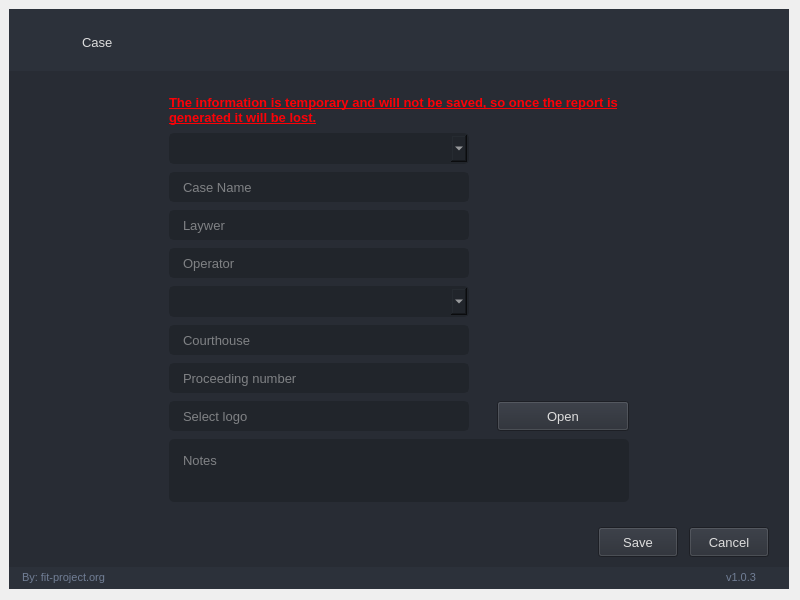
<?xml version="1.0" encoding="UTF-8"?>
<ui version="4.0">
 <class>Dialog</class>
 <widget class="QDialog" name="Dialog">
  <property name="geometry">
   <rect>
    <x>0</x>
    <y>0</y>
    <width>800</width>
    <height>600</height>
   </rect>
  </property>
  <property name="minimumSize">
   <size>
    <width>800</width>
    <height>600</height>
   </size>
  </property>
  <property name="maximumSize">
   <size>
    <width>800</width>
    <height>600</height>
   </size>
  </property>
  <property name="windowTitle">
   <string>Dialog</string>
  </property>
  <widget class="QFrame" name="styleSheet">
   <property name="geometry">
    <rect>
     <x>-1</x>
     <y>-1</y>
     <width>800</width>
     <height>600</height>
    </rect>
   </property>
   <property name="maximumSize">
    <size>
     <width>800</width>
     <height>600</height>
    </size>
   </property>
   <property name="styleSheet">
    <string notr="true">

QWidget{
	color: rgb(221, 221, 221);
	font: 13px;
}

/* Tooltip */
QToolTip {
	color: #e06133;
	background-color: rgba(33, 37, 43, 180);
	border: 1px solid rgb(44, 49, 58);
	background-image: none;
	background-position: left center;
    background-repeat: no-repeat;
	border: none;
	border-left: 2px solid rgb(224, 97, 51);
	text-align: left;
	padding-left: 8px;
	margin: 0px;
}

/* Title Menu */
#title_right_info { font: 13px; }
#title_right_info { padding-left: 10px; }

/* Content App */
#content_top_bg{	
	background-color: rgb(33, 37, 43);
}
#content_bottom{
	border-top: 3px solid rgb(44, 49, 58);
}

/* Top Buttons */
#right_buttons_container .QPushButton { background-color: rgba(255, 255, 255, 0); border: none;  border-radius: 5px; }
#right_buttons_container .QPushButton:hover { background-color: rgb(44, 49, 57); border-style: solid; border-radius: 4px; }
#right_buttons_container .QPushButton:pressed { background-color: rgb(23, 26, 30); border-style: solid; border-radius: 4px; }


/* Bottom Bar */
#bottom_bar { background-color: rgb(44, 49, 58); }
#bottom_bar QLabel { font-size: 11px; color: rgb(113, 126, 149); padding-left: 10px; padding-right: 10px; padding-bottom: 2px; }


/* LineEdit */
QLineEdit {
	background-color: rgb(33, 37, 43);
	border-radius: 5px;
	border: 2px solid rgb(33, 37, 43);
	padding-left: 10px;
	selection-color: rgb(255, 255, 255);
	selection-background-color: rgb(255, 121, 198);
}
QLineEdit:hover {
	border: 2px solid rgb(64, 71, 88);
}
QLineEdit:focus {
	border: 2px solid rgb(91, 101, 124);
}

QLineEdit::disabled {
    color: rgba(255, 255, 255, 10%);
}

QLabel::disabled {
    color: rgba(255, 255, 255, 10%);
}

/* PlainTextEdit */
QPlainTextEdit {
	background-color: rgb(27, 29, 35);
	border-radius: 5px;
	padding: 10px;
	selection-color: rgb(255, 255, 255);
	selection-background-color: rgb(255, 121, 198);
}
QPlainTextEdit  QScrollBar:vertical {
    width: 8px;
 }
QPlainTextEdit  QScrollBar:horizontal {
    height: 8px;
 }
QPlainTextEdit:hover {
	border: 2px solid rgb(64, 71, 88);
}
QPlainTextEdit:focus {
	border: 2px solid rgb(91, 101, 124);
}

/* ScrollBars */
QScrollBar:horizontal {
    border: none;
    background: rgb(52, 59, 72);
    height: 8px;
    margin: 0px 21px 0 21px;
	border-radius: 0px;
}
QScrollBar::handle:horizontal {
    background: rgb(189, 147, 249);
    min-width: 25px;
	border-radius: 4px
}
QScrollBar::add-line:horizontal {
    border: none;
    background: rgb(55, 63, 77);
    width: 20px;
	border-top-right-radius: 4px;
    border-bottom-right-radius: 4px;
    subcontrol-position: right;
    subcontrol-origin: margin;
}
QScrollBar::sub-line:horizontal {
    border: none;
    background: rgb(55, 63, 77);
    width: 20px;
	border-top-left-radius: 4px;
    border-bottom-left-radius: 4px;
    subcontrol-position: left;
    subcontrol-origin: margin;
}
QScrollBar::up-arrow:horizontal, QScrollBar::down-arrow:horizontal
{
     background: none;
}
QScrollBar::add-page:horizontal, QScrollBar::sub-page:horizontal
{
     background: none;
}
 QScrollBar:vertical {
	border: none;
    background: rgb(52, 59, 72);
    width: 8px;
    margin: 21px 0 21px 0;
	border-radius: 0px;
 }
 QScrollBar::handle:vertical {	
	background: rgb(189, 147, 249);
    min-height: 25px;
	border-radius: 4px
 }
 QScrollBar::add-line:vertical {
     border: none;
    background: rgb(55, 63, 77);
     height: 20px;
	border-bottom-left-radius: 4px;
    border-bottom-right-radius: 4px;
     subcontrol-position: bottom;
     subcontrol-origin: margin;
 }
 QScrollBar::sub-line:vertical {
	border: none;
    background: rgb(55, 63, 77);
     height: 20px;
	border-top-left-radius: 4px;
    border-top-right-radius: 4px;
     subcontrol-position: top;
     subcontrol-origin: margin;
 }
 QScrollBar::up-arrow:vertical, QScrollBar::down-arrow:vertical {
     background: none;
 }

 QScrollBar::add-page:vertical, QScrollBar::sub-page:vertical {
     background: none;
 }

/* ComboBox */
QComboBox{
	background-color: rgb(33, 37, 43);
	border-radius: 5px;
	border: 2px solid rgb(33, 37, 43);
    padding-bottom: 5px;
    padding-top: 5px;
    padding-left: 10px;

}
QComboBox:hover{
	border: 2px solid rgb(64, 71, 88);
}
QComboBox::drop-down {
	subcontrol-origin: padding;
	subcontrol-position: top right;
	width: 25px; 
	border-left-width: 3px;
	border-left-color: rgba(39, 44, 54, 150);
	border-left-style: solid;
	border-top-right-radius: 3px;
	border-bottom-right-radius: 3px;	
	background-image: url(:/icons/cil-arrow-bottom.png);
	background-position: center;
	background-repeat: no-reperat;
 }

QComboBox:!editable{
    selection-background-color: rgb(33, 37, 43);
}

QComboBox QAbstractItemView {
    border: none;
	background-color: rgb(0, 0, 0);
    padding:10px;
	selection-background-color: rgb(33, 37, 43);
}
</string>
   </property>
   <layout class="QVBoxLayout" name="styleSheetLayout">
    <property name="sizeConstraint">
     <enum>QLayout::SetMaximumSize</enum>
    </property>
    <property name="leftMargin">
     <number>10</number>
    </property>
    <property name="topMargin">
     <number>10</number>
    </property>
    <property name="rightMargin">
     <number>10</number>
    </property>
    <property name="bottomMargin">
     <number>10</number>
    </property>
    <item>
     <widget class="QFrame" name="bg_app">
      <property name="styleSheet">
       <string notr="true">background-color: rgb(44, 49, 58);</string>
      </property>
      <layout class="QVBoxLayout" name="bgAppLayout">
       <property name="leftMargin">
        <number>0</number>
       </property>
       <property name="rightMargin">
        <number>0</number>
       </property>
       <property name="bottomMargin">
        <number>0</number>
       </property>
       <item>
        <widget class="QFrame" name="content_box">
         <property name="frameShape">
          <enum>QFrame::NoFrame</enum>
         </property>
         <property name="frameShadow">
          <enum>QFrame::Raised</enum>
         </property>
         <layout class="QVBoxLayout" name="verticalLayout_2">
          <property name="spacing">
           <number>0</number>
          </property>
          <property name="leftMargin">
           <number>0</number>
          </property>
          <property name="topMargin">
           <number>0</number>
          </property>
          <property name="rightMargin">
           <number>0</number>
          </property>
          <property name="bottomMargin">
           <number>0</number>
          </property>
          <item>
           <widget class="QFrame" name="content_top_bg">
            <property name="minimumSize">
             <size>
              <width>0</width>
              <height>50</height>
             </size>
            </property>
            <property name="maximumSize">
             <size>
              <width>16777215</width>
              <height>50</height>
             </size>
            </property>
            <property name="frameShape">
             <enum>QFrame::NoFrame</enum>
            </property>
            <property name="frameShadow">
             <enum>QFrame::Raised</enum>
            </property>
            <layout class="QHBoxLayout" name="horizontalLayout">
             <property name="spacing">
              <number>0</number>
             </property>
             <property name="leftMargin">
              <number>0</number>
             </property>
             <property name="topMargin">
              <number>0</number>
             </property>
             <property name="rightMargin">
              <number>10</number>
             </property>
             <property name="bottomMargin">
              <number>0</number>
             </property>
             <item>
              <widget class="QFrame" name="left_box">
               <property name="sizePolicy">
                <sizepolicy hsizetype="Expanding" vsizetype="Preferred">
                 <horstretch>0</horstretch>
                 <verstretch>0</verstretch>
                </sizepolicy>
               </property>
               <property name="frameShape">
                <enum>QFrame::NoFrame</enum>
               </property>
               <property name="frameShadow">
                <enum>QFrame::Raised</enum>
               </property>
               <layout class="QHBoxLayout" name="horizontalLayout_3">
                <property name="spacing">
                 <number>0</number>
                </property>
                <property name="leftMargin">
                 <number>0</number>
                </property>
                <property name="topMargin">
                 <number>0</number>
                </property>
                <property name="rightMargin">
                 <number>0</number>
                </property>
                <property name="bottomMargin">
                 <number>0</number>
                </property>
                <item>
                 <widget class="QFrame" name="logo_container_2">
                  <property name="minimumSize">
                   <size>
                    <width>60</width>
                    <height>0</height>
                   </size>
                  </property>
                  <property name="maximumSize">
                   <size>
                    <width>60</width>
                    <height>16777215</height>
                   </size>
                  </property>
                  <layout class="QHBoxLayout" name="horizontalLayout_8">
                   <property name="leftMargin">
                    <number>0</number>
                   </property>
                   <property name="topMargin">
                    <number>0</number>
                   </property>
                   <property name="rightMargin">
                    <number>0</number>
                   </property>
                   <property name="bottomMargin">
                    <number>0</number>
                   </property>
                   <item>
                    <widget class="QLabel" name="top_logo">
                     <property name="minimumSize">
                      <size>
                       <width>42</width>
                       <height>42</height>
                      </size>
                     </property>
                     <property name="maximumSize">
                      <size>
                       <width>42</width>
                       <height>42</height>
                      </size>
                     </property>
                     <property name="text">
                      <string/>
                     </property>
                     <property name="pixmap">
                      <pixmap>../images/logo-42x42.png</pixmap>
                     </property>
                    </widget>
                   </item>
                  </layout>
                 </widget>
                </item>
                <item>
                 <widget class="QLabel" name="title_right_info">
                  <property name="sizePolicy">
                   <sizepolicy hsizetype="Preferred" vsizetype="Expanding">
                    <horstretch>0</horstretch>
                    <verstretch>0</verstretch>
                   </sizepolicy>
                  </property>
                  <property name="maximumSize">
                   <size>
                    <width>16777215</width>
                    <height>45</height>
                   </size>
                  </property>
                  <property name="text">
                   <string>Case</string>
                  </property>
                  <property name="alignment">
                   <set>Qt::AlignLeading|Qt::AlignLeft|Qt::AlignVCenter</set>
                  </property>
                 </widget>
                </item>
               </layout>
              </widget>
             </item>
             <item alignment="Qt::AlignRight">
              <widget class="QFrame" name="right_buttons_container">
               <property name="minimumSize">
                <size>
                 <width>0</width>
                 <height>28</height>
                </size>
               </property>
               <property name="frameShape">
                <enum>QFrame::NoFrame</enum>
               </property>
               <property name="frameShadow">
                <enum>QFrame::Raised</enum>
               </property>
               <layout class="QHBoxLayout" name="horizontalLayout_2">
                <property name="spacing">
                 <number>5</number>
                </property>
                <property name="leftMargin">
                 <number>0</number>
                </property>
                <property name="topMargin">
                 <number>0</number>
                </property>
                <property name="rightMargin">
                 <number>0</number>
                </property>
                <property name="bottomMargin">
                 <number>0</number>
                </property>
                <item>
                 <widget class="QPushButton" name="minimize_button">
                  <property name="minimumSize">
                   <size>
                    <width>28</width>
                    <height>28</height>
                   </size>
                  </property>
                  <property name="maximumSize">
                   <size>
                    <width>28</width>
                    <height>28</height>
                   </size>
                  </property>
                  <property name="cursor">
                   <cursorShape>PointingHandCursor</cursorShape>
                  </property>
                  <property name="toolTip">
                   <string/>
                  </property>
                  <property name="text">
                   <string/>
                  </property>
                  <property name="icon">
                   <iconset>
                    <normaloff>../icons/icon_minimize.png</normaloff>../icons/icon_minimize.png</iconset>
                  </property>
                  <property name="iconSize">
                   <size>
                    <width>20</width>
                    <height>20</height>
                   </size>
                  </property>
                 </widget>
                </item>
                <item>
                 <widget class="QPushButton" name="close_button">
                  <property name="minimumSize">
                   <size>
                    <width>28</width>
                    <height>28</height>
                   </size>
                  </property>
                  <property name="maximumSize">
                   <size>
                    <width>28</width>
                    <height>28</height>
                   </size>
                  </property>
                  <property name="cursor">
                   <cursorShape>PointingHandCursor</cursorShape>
                  </property>
                  <property name="toolTip">
                   <string/>
                  </property>
                  <property name="text">
                   <string/>
                  </property>
                  <property name="icon">
                   <iconset>
                    <normaloff>../icons/icon_close.png</normaloff>../icons/icon_close.png</iconset>
                  </property>
                  <property name="iconSize">
                   <size>
                    <width>20</width>
                    <height>20</height>
                   </size>
                  </property>
                 </widget>
                </item>
               </layout>
              </widget>
             </item>
            </layout>
           </widget>
          </item>
          <item>
           <widget class="QFrame" name="content_bottom">
            <property name="frameShape">
             <enum>QFrame::NoFrame</enum>
            </property>
            <property name="frameShadow">
             <enum>QFrame::Raised</enum>
            </property>
            <layout class="QVBoxLayout" name="verticalLayout_6">
             <property name="spacing">
              <number>0</number>
             </property>
             <property name="sizeConstraint">
              <enum>QLayout::SetDefaultConstraint</enum>
             </property>
             <property name="leftMargin">
              <number>0</number>
             </property>
             <property name="topMargin">
              <number>0</number>
             </property>
             <property name="rightMargin">
              <number>0</number>
             </property>
             <property name="bottomMargin">
              <number>0</number>
             </property>
             <item>
              <widget class="QFrame" name="content">
               <property name="maximumSize">
                <size>
                 <width>16777215</width>
                 <height>16777215</height>
                </size>
               </property>
               <property name="styleSheet">
                <string notr="true">background-color: rgb(40, 44, 52);
</string>
               </property>
               <property name="frameShape">
                <enum>QFrame::NoFrame</enum>
               </property>
               <property name="frameShadow">
                <enum>QFrame::Raised</enum>
               </property>
               <layout class="QHBoxLayout" name="horizontalLayout_4">
                <property name="spacing">
                 <number>0</number>
                </property>
                <property name="leftMargin">
                 <number>0</number>
                </property>
                <property name="topMargin">
                 <number>0</number>
                </property>
                <property name="rightMargin">
                 <number>0</number>
                </property>
                <property name="bottomMargin">
                 <number>0</number>
                </property>
                <item>
                 <widget class="QFrame" name="case_info">
                  <property name="maximumSize">
                   <size>
                    <width>16777215</width>
                    <height>409</height>
                   </size>
                  </property>
                  <layout class="QHBoxLayout" name="caseInfo">
                   <property name="leftMargin">
                    <number>1</number>
                   </property>
                   <property name="topMargin">
                    <number>1</number>
                   </property>
                   <property name="rightMargin">
                    <number>1</number>
                   </property>
                   <property name="bottomMargin">
                    <number>1</number>
                   </property>
                   <item>
                    <spacer name="leftSpacer1">
                     <property name="orientation">
                      <enum>Qt::Horizontal</enum>
                     </property>
                     <property name="sizeType">
                      <enum>QSizePolicy::Expanding</enum>
                     </property>
                     <property name="sizeHint" stdset="0">
                      <size>
                       <width>40</width>
                       <height>20</height>
                      </size>
                     </property>
                    </spacer>
                   </item>
                   <item>
                    <widget class="QFrame" name="form">
                     <property name="minimumSize">
                      <size>
                       <width>460</width>
                       <height>0</height>
                      </size>
                     </property>
                     <property name="maximumSize">
                      <size>
                       <width>16777215</width>
                       <height>16777215</height>
                      </size>
                     </property>
                     <layout class="QVBoxLayout" name="form_layout">
                      <property name="spacing">
                       <number>8</number>
                      </property>
                      <property name="leftMargin">
                       <number>0</number>
                      </property>
                      <property name="topMargin">
                       <number>0</number>
                      </property>
                      <property name="rightMargin">
                       <number>0</number>
                      </property>
                      <property name="bottomMargin">
                       <number>0</number>
                      </property>
                      <item>
                       <widget class="QLabel" name="temporary_msg">
                        <property name="text">
                         <string>&lt;html&gt;&lt;head/&gt;&lt;body&gt;&lt;p&gt;&lt;span style=&quot; font-weight:600; text-decoration: underline; color:#fc0107;&quot;&gt;The information is temporary and will not be saved, so once the report is generated it will be lost.&lt;/span&gt;&lt;/p&gt;&lt;/body&gt;&lt;/html&gt;</string>
                        </property>
                        <property name="wordWrap">
                         <bool>true</bool>
                        </property>
                        <property name="margin">
                         <number>0</number>
                        </property>
                       </widget>
                      </item>
                      <item>
                       <widget class="QComboBox" name="name">
                        <property name="maximumSize">
                         <size>
                          <width>300</width>
                          <height>16777215</height>
                         </size>
                        </property>
                        <property name="autoFillBackground">
                         <bool>false</bool>
                        </property>
                        <property name="styleSheet">
                         <string notr="true">background-color: rgb(33, 37, 43);</string>
                        </property>
                        <property name="editable">
                         <bool>true</bool>
                        </property>
                        <property name="iconSize">
                         <size>
                          <width>16</width>
                          <height>16</height>
                         </size>
                        </property>
                        <property name="frame">
                         <bool>true</bool>
                        </property>
                       </widget>
                      </item>
                      <item>
                       <widget class="QLineEdit" name="temporary_name">
                        <property name="minimumSize">
                         <size>
                          <width>0</width>
                          <height>30</height>
                         </size>
                        </property>
                        <property name="maximumSize">
                         <size>
                          <width>300</width>
                          <height>16777215</height>
                         </size>
                        </property>
                        <property name="styleSheet">
                         <string notr="true">background-color: rgb(33, 37, 43);</string>
                        </property>
                        <property name="text">
                         <string/>
                        </property>
                        <property name="placeholderText">
                         <string>Case Name</string>
                        </property>
                       </widget>
                      </item>
                      <item>
                       <widget class="QLineEdit" name="lawyer_name">
                        <property name="minimumSize">
                         <size>
                          <width>0</width>
                          <height>30</height>
                         </size>
                        </property>
                        <property name="maximumSize">
                         <size>
                          <width>300</width>
                          <height>16777215</height>
                         </size>
                        </property>
                        <property name="styleSheet">
                         <string notr="true">background-color: rgb(33, 37, 43);</string>
                        </property>
                        <property name="text">
                         <string/>
                        </property>
                        <property name="placeholderText">
                         <string>Laywer</string>
                        </property>
                       </widget>
                      </item>
                      <item>
                       <widget class="QLineEdit" name="operator">
                        <property name="minimumSize">
                         <size>
                          <width>0</width>
                          <height>30</height>
                         </size>
                        </property>
                        <property name="maximumSize">
                         <size>
                          <width>300</width>
                          <height>16777215</height>
                         </size>
                        </property>
                        <property name="styleSheet">
                         <string notr="true">background-color: rgb(33, 37, 43);</string>
                        </property>
                        <property name="text">
                         <string/>
                        </property>
                        <property name="placeholderText">
                         <string>Operator</string>
                        </property>
                       </widget>
                      </item>
                      <item>
                       <widget class="QComboBox" name="proceeding_type">
                        <property name="maximumSize">
                         <size>
                          <width>300</width>
                          <height>16777215</height>
                         </size>
                        </property>
                        <property name="mouseTracking">
                         <bool>true</bool>
                        </property>
                        <property name="autoFillBackground">
                         <bool>false</bool>
                        </property>
                        <property name="styleSheet">
                         <string notr="true">background-color: rgb(33, 37, 43);</string>
                        </property>
                        <property name="editable">
                         <bool>true</bool>
                        </property>
                        <property name="currentText">
                         <string notr="true"/>
                        </property>
                        <property name="iconSize">
                         <size>
                          <width>16</width>
                          <height>16</height>
                         </size>
                        </property>
                        <property name="frame">
                         <bool>true</bool>
                        </property>
                       </widget>
                      </item>
                      <item>
                       <widget class="QLineEdit" name="courthouse">
                        <property name="minimumSize">
                         <size>
                          <width>0</width>
                          <height>30</height>
                         </size>
                        </property>
                        <property name="maximumSize">
                         <size>
                          <width>300</width>
                          <height>16777215</height>
                         </size>
                        </property>
                        <property name="styleSheet">
                         <string notr="true">background-color: rgb(33, 37, 43);</string>
                        </property>
                        <property name="text">
                         <string/>
                        </property>
                        <property name="placeholderText">
                         <string>Courthouse</string>
                        </property>
                       </widget>
                      </item>
                      <item>
                       <widget class="QLineEdit" name="proceeding_number">
                        <property name="minimumSize">
                         <size>
                          <width>0</width>
                          <height>30</height>
                         </size>
                        </property>
                        <property name="maximumSize">
                         <size>
                          <width>300</width>
                          <height>16777215</height>
                         </size>
                        </property>
                        <property name="styleSheet">
                         <string notr="true">background-color: rgb(33, 37, 43);</string>
                        </property>
                        <property name="text">
                         <string/>
                        </property>
                        <property name="placeholderText">
                         <string>Proceeding number</string>
                        </property>
                       </widget>
                      </item>
                      <item>
                       <widget class="QFrame" name="logo_container">
                        <property name="minimumSize">
                         <size>
                          <width>0</width>
                          <height>0</height>
                         </size>
                        </property>
                        <property name="maximumSize">
                         <size>
                          <width>16777215</width>
                          <height>40</height>
                         </size>
                        </property>
                        <property name="frameShape">
                         <enum>QFrame::NoFrame</enum>
                        </property>
                        <property name="frameShadow">
                         <enum>QFrame::Raised</enum>
                        </property>
                        <layout class="QHBoxLayout" name="logo_layout">
                         <property name="leftMargin">
                          <number>0</number>
                         </property>
                         <property name="topMargin">
                          <number>0</number>
                         </property>
                         <property name="rightMargin">
                          <number>0</number>
                         </property>
                         <property name="bottomMargin">
                          <number>0</number>
                         </property>
                         <item>
                          <widget class="QLineEdit" name="logo">
                           <property name="minimumSize">
                            <size>
                             <width>300</width>
                             <height>30</height>
                            </size>
                           </property>
                           <property name="maximumSize">
                            <size>
                             <width>300</width>
                             <height>16777215</height>
                            </size>
                           </property>
                           <property name="styleSheet">
                            <string notr="true">background-color: rgb(33, 37, 43);</string>
                           </property>
                           <property name="text">
                            <string/>
                           </property>
                           <property name="placeholderText">
                            <string>Select logo</string>
                           </property>
                          </widget>
                         </item>
                         <item>
                          <widget class="QLabel" name="label">
                           <property name="maximumSize">
                            <size>
                             <width>16</width>
                             <height>16</height>
                            </size>
                           </property>
                           <property name="text">
                            <string/>
                           </property>
                           <property name="pixmap">
                            <pixmap>../icons/info-circle.png</pixmap>
                           </property>
                           <property name="scaledContents">
                            <bool>true</bool>
                           </property>
                          </widget>
                         </item>
                         <item>
                          <widget class="QPushButton" name="logo_button">
                           <property name="minimumSize">
                            <size>
                             <width>0</width>
                             <height>30</height>
                            </size>
                           </property>
                           <property name="maximumSize">
                            <size>
                             <width>1677721</width>
                             <height>16777215</height>
                            </size>
                           </property>
                           <property name="cursor">
                            <cursorShape>PointingHandCursor</cursorShape>
                           </property>
                           <property name="text">
                            <string>Open</string>
                           </property>
                           <property name="icon">
                            <iconset>
                             <normaloff>../icons/cil-folder-open.png</normaloff>../icons/cil-folder-open.png</iconset>
                           </property>
                          </widget>
                         </item>
                        </layout>
                       </widget>
                      </item>
                      <item>
                       <widget class="QPlainTextEdit" name="notes">
                        <property name="minimumSize">
                         <size>
                          <width>0</width>
                          <height>0</height>
                         </size>
                        </property>
                        <property name="maximumSize">
                         <size>
                          <width>16777215</width>
                          <height>16777215</height>
                         </size>
                        </property>
                        <property name="styleSheet">
                         <string notr="true">background-color: rgb(33, 37, 43);</string>
                        </property>
                        <property name="placeholderText">
                         <string>Notes</string>
                        </property>
                       </widget>
                      </item>
                     </layout>
                    </widget>
                   </item>
                   <item>
                    <spacer name="rigthSpacer1">
                     <property name="orientation">
                      <enum>Qt::Horizontal</enum>
                     </property>
                     <property name="sizeHint" stdset="0">
                      <size>
                       <width>40</width>
                       <height>20</height>
                      </size>
                     </property>
                    </spacer>
                   </item>
                  </layout>
                 </widget>
                </item>
               </layout>
              </widget>
             </item>
             <item>
              <widget class="QFrame" name="buttons">
               <property name="maximumSize">
                <size>
                 <width>16777215</width>
                 <height>40</height>
                </size>
               </property>
               <property name="styleSheet">
                <string notr="true">background-color: rgb(40, 44, 52);</string>
               </property>
               <layout class="QHBoxLayout" name="horizontalLayout_6">
                <property name="leftMargin">
                 <number>20</number>
                </property>
                <property name="topMargin">
                 <number>0</number>
                </property>
                <property name="rightMargin">
                 <number>20</number>
                </property>
                <property name="bottomMargin">
                 <number>20</number>
                </property>
                <item>
                 <spacer name="left_spacer">
                  <property name="orientation">
                   <enum>Qt::Horizontal</enum>
                  </property>
                  <property name="sizeHint" stdset="0">
                   <size>
                    <width>40</width>
                    <height>20</height>
                   </size>
                  </property>
                 </spacer>
                </item>
                <item>
                 <widget class="QPushButton" name="save_button">
                  <property name="enabled">
                   <bool>true</bool>
                  </property>
                  <property name="minimumSize">
                   <size>
                    <width>80</width>
                    <height>30</height>
                   </size>
                  </property>
                  <property name="cursor">
                   <cursorShape>PointingHandCursor</cursorShape>
                  </property>
                  <property name="layoutDirection">
                   <enum>Qt::LeftToRight</enum>
                  </property>
                  <property name="styleSheet">
                   <string notr="true">QPushButton:disabled {background-color: rgb(52, 59, 72); color: rgba(255, 255, 255, 10%) }</string>
                  </property>
                  <property name="text">
                   <string>Save</string>
                  </property>
                 </widget>
                </item>
                <item>
                 <spacer name="between_spacer">
                  <property name="orientation">
                   <enum>Qt::Horizontal</enum>
                  </property>
                  <property name="sizeType">
                   <enum>QSizePolicy::Minimum</enum>
                  </property>
                  <property name="sizeHint" stdset="0">
                   <size>
                    <width>5</width>
                    <height>20</height>
                   </size>
                  </property>
                 </spacer>
                </item>
                <item>
                 <widget class="QPushButton" name="cancel_button">
                  <property name="enabled">
                   <bool>true</bool>
                  </property>
                  <property name="minimumSize">
                   <size>
                    <width>80</width>
                    <height>30</height>
                   </size>
                  </property>
                  <property name="cursor">
                   <cursorShape>PointingHandCursor</cursorShape>
                  </property>
                  <property name="layoutDirection">
                   <enum>Qt::LeftToRight</enum>
                  </property>
                  <property name="styleSheet">
                   <string notr="true">:disabled {background-color: rgb(52, 59, 72); color: rgba(255, 255, 255, 10%) }</string>
                  </property>
                  <property name="text">
                   <string>Cancel</string>
                  </property>
                 </widget>
                </item>
               </layout>
              </widget>
             </item>
             <item>
              <widget class="QFrame" name="bottom_bar">
               <property name="minimumSize">
                <size>
                 <width>0</width>
                 <height>22</height>
                </size>
               </property>
               <property name="maximumSize">
                <size>
                 <width>16777215</width>
                 <height>22</height>
                </size>
               </property>
               <property name="frameShape">
                <enum>QFrame::NoFrame</enum>
               </property>
               <property name="frameShadow">
                <enum>QFrame::Raised</enum>
               </property>
               <layout class="QHBoxLayout" name="horizontalLayout_5">
                <property name="spacing">
                 <number>0</number>
                </property>
                <property name="leftMargin">
                 <number>0</number>
                </property>
                <property name="topMargin">
                 <number>0</number>
                </property>
                <property name="rightMargin">
                 <number>0</number>
                </property>
                <property name="bottomMargin">
                 <number>0</number>
                </property>
                <item>
                 <widget class="QLabel" name="credits_label">
                  <property name="maximumSize">
                   <size>
                    <width>16777215</width>
                    <height>16</height>
                   </size>
                  </property>
                  <property name="text">
                   <string>By: fit-project.org</string>
                  </property>
                  <property name="alignment">
                   <set>Qt::AlignLeading|Qt::AlignLeft|Qt::AlignVCenter</set>
                  </property>
                 </widget>
                </item>
                <item>
                 <widget class="QLabel" name="version">
                  <property name="text">
                   <string>v1.0.3</string>
                  </property>
                  <property name="alignment">
                   <set>Qt::AlignRight|Qt::AlignTrailing|Qt::AlignVCenter</set>
                  </property>
                 </widget>
                </item>
                <item>
                 <widget class="QFrame" name="frame_size_grip">
                  <property name="minimumSize">
                   <size>
                    <width>20</width>
                    <height>0</height>
                   </size>
                  </property>
                  <property name="maximumSize">
                   <size>
                    <width>20</width>
                    <height>16777215</height>
                   </size>
                  </property>
                  <property name="frameShape">
                   <enum>QFrame::NoFrame</enum>
                  </property>
                  <property name="frameShadow">
                   <enum>QFrame::Raised</enum>
                  </property>
                 </widget>
                </item>
               </layout>
              </widget>
             </item>
            </layout>
           </widget>
          </item>
         </layout>
        </widget>
       </item>
      </layout>
     </widget>
    </item>
   </layout>
  </widget>
 </widget>
 <resources>
  <include location="../../../Modern_GUI_PyDracula_PySide6_or_PyQt6/resources.qrc"/>
  <include location="resources.qrc"/>
 </resources>
 <connections/>
</ui>
